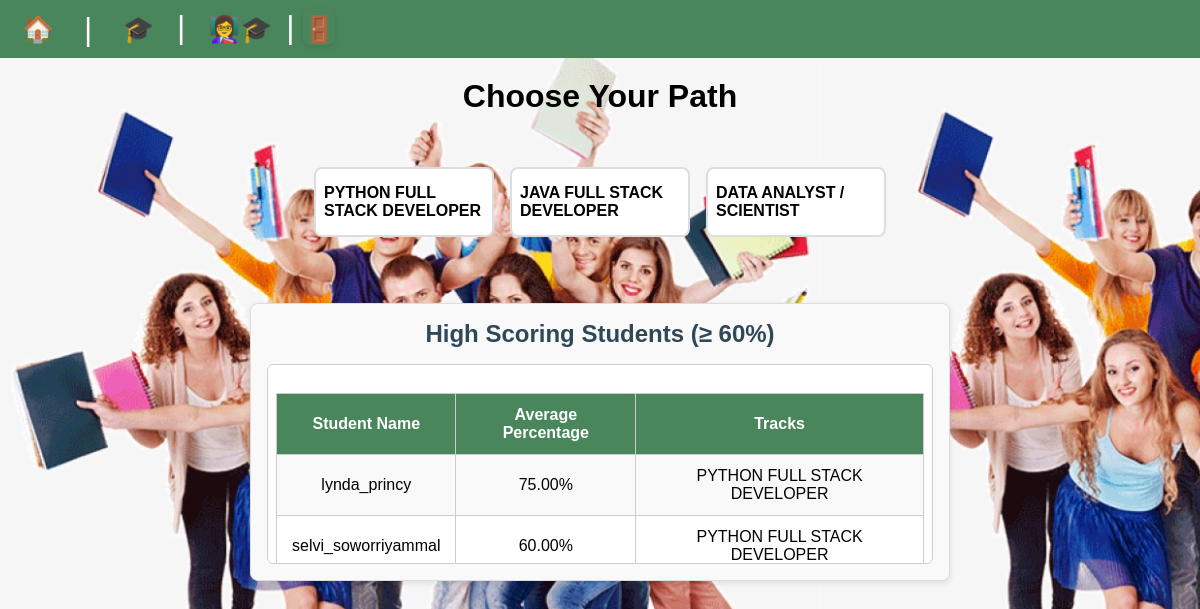
The app's page /courses/tracks/ (signed in) with its own data.
### courses/models.py (models this page shows, shortened)
class CourseTrack(models.Model):
    TRACK_CHOICES = [
        ('python_fullstack', 'Python Full Stack'),
        ('ml_ai', 'ML / AI'),
        ('java_fullstack', 'Java Full Stack'),
    ]
    key = models.CharField(
        max_length=30,
        choices=TRACK_CHOICES,
        unique=True
    )
    title = models.CharField(max_length=100)
    class Meta:
        verbose_name = "Course Track"
        verbose_name_plural = "Course Tracks"

class Course(models.Model):
    name = models.CharField(max_length=100)
    track = models.ForeignKey(CourseTrack,on_delete=models.CASCADE,related_name="courses")

### mentor/models.py (models this page shows, shortened)
class Student(models.Model):
    user = models.OneToOneField(User,on_delete=models.CASCADE,related_name='student_profile')
    full_name = models.CharField(max_length=200,unique=True)
    mentor = models.ForeignKey('Mentor',on_delete=models.SET_NULL,null=True,blank=True,related_name='students')
    class Meta:
        constraints = [models.UniqueConstraint(Lower('full_name'),name='unique_full_name_case_insensitive')]
        verbose_name = "Student"
        verbose_name_plural = "Students"

class Mark(models.Model):
    student = models.ForeignKey("mentor.Student",on_delete=models.CASCADE,related_name='marks')
    course = models.ForeignKey("courses.Course", on_delete=models.CASCADE)
    marks_obtained = models.PositiveIntegerField()
    max_marks = models.PositiveIntegerField(default=100)
    class Meta:
        constraints = [
            models.UniqueConstraint(fields=['student', 'course'],name='student_course_marks')
        ]
        verbose_name = "Mark"
        verbose_name_plural = "Marks"

### courses/views.py (the view)
# urls.py: path('tracks/', login_required(TrackListView.as_view()), name='track_list'),
class TrackListView(LoginRequiredMixin, generic.ListView):
    model = CourseTrack
    template_name = 'course/track_list.html'
    context_object_name = 'tracks'
    def get_context_data(self, **kwargs):
        context = super().get_context_data(**kwargs)
        context['student_id'] = self.request.user.id
        high_scorers = Student.objects.annotate(
            avg_percentage=Avg(F('marks__marks_obtained') * 100.0 / F('marks__max_marks'))
        ).filter(avg_percentage__gte=60)
        context['high_scorers'] = high_scorers
        return context

### courses/templates/course/track_list.html (shortened to what this page needs)
{% extends "layout.html" %}
{% load static  %}
{% block content %}
    <h1 style="text-align: center; padding-top: 20px;">Choose Your Path</h1><br><br>
    {% if user.is_authenticated %}
    <div class="track_section">
         <div class="track_cards">
            {% for track in tracks %}
            <div class="track_card">
            <a href="{% url 'courses:track_detail' track.pk %}">
                {{ track.title }}
            </a>
            </div>
            {% empty %}
                No tracks available.
            {% endfor %}
        </div>
         <div >
        <br>
        <div class="high_score_section">
    <h2 class="text-center mb-3">High Scoring Students (≥ 60%)</h2>
    {% if high_scorers %}
        <div class="scroll_box">
            <table class="table table-bordered table-striped text-center align-middle">
                <thead class="table-light">
                    <tr>
                        <th>Student Name</th>
                        <th>Average Percentage</th>
                        <th>Tracks</th>
                    </tr>
                </thead>
                <tbody>
                    {% for s in high_scorers %}
                        <tr>
                            <td>{{ s.full_name }}</td>
                            <td>{{ s.avg_percentage|floatformat:2 }}%</td>
                            <td>
                                {% for m in s.marks.all %}
                                    {{ m.course.track.title }}{% if not forloop.last %}, {% endif %}
                                {% endfor %}
                            </td>
                        </tr>
                    {% endfor %}
                </tbody>
            </table>
        </div>
    {% else %}
        <p class="text-center">No students have 60% or above yet.</p>
    {% endif %}
</div>
        {% else %}
            <p>Please log in to see the available tracks.</p>
    {% endif %}
{% endblock %}

### static/css/style.css (style rules this page uses)
* { margin: 0; padding: 0; box-sizing: border-box; }
html,body { height: 100%; }
body { background-color: #bde1b0; font-family: Arial, sans-serif; display: flex; flex-direction: column; min-height: 100vh; }
.track_cards { display: flex; flex-wrap: wrap; flex-direction: row; justify-content: center; align-items: center; gap: 1rem; margin: 1rem 0; }
.track_card { width: 180px; height: 70px; display: flex; justify-content: center; align-items: center; border: 2px solid #ddd; border-radius: 8px; padding: 0.5rem; font-size: 1rem; font-weight: bold; background: white; transition: 0.3s; }
.track_card a { text-decoration: none; color: inherit; }
.high_score_section { margin: 2rem auto; padding: 1rem; width: 80%; max-width: 700px; border: 1px solid #ddd; border-radius: 8px; background: #f9f9f9; box-shadow: 0 2px 6px rgba(0,0,0,0.1); text-align: center; }
.scroll_box { max-height: 200px; overflow-y: auto; margin-top: 1rem; text-align: left; padding: 0.5rem; border: 1px solid #ccc; border-radius: 6px; background: #fff; }
h2 { color: #2f4858; font-weight: bold; }
.table { width: 100%; border-collapse: collapse; margin-top: 20px; }
.table th, .table td { padding: 12px 15px; border: 1px solid #ccc; text-align: center; }
.table th { background-color: #4a865c; color: white; font-weight: bold; }
.table-striped tbody tr:nth-child(odd) { background-color: #f9f9f9; }

### records on screen
CourseTrack: title "PYTHON FULL STACK DEVELOPER"
CourseTrack: title "JAVA FULL STACK DEVELOPER"
CourseTrack: title "DATA ANALYST / SCIENTIST"
Student: full_name "lynda_princy", avg_percentage "75.00"
Mark: course.track "PYTHON FULL STACK DEVELOPER"
Student: full_name "selvi_soworriyammal", avg_percentage "60.00"
Mark: course.track "PYTHON FULL STACK DEVELOPER"
